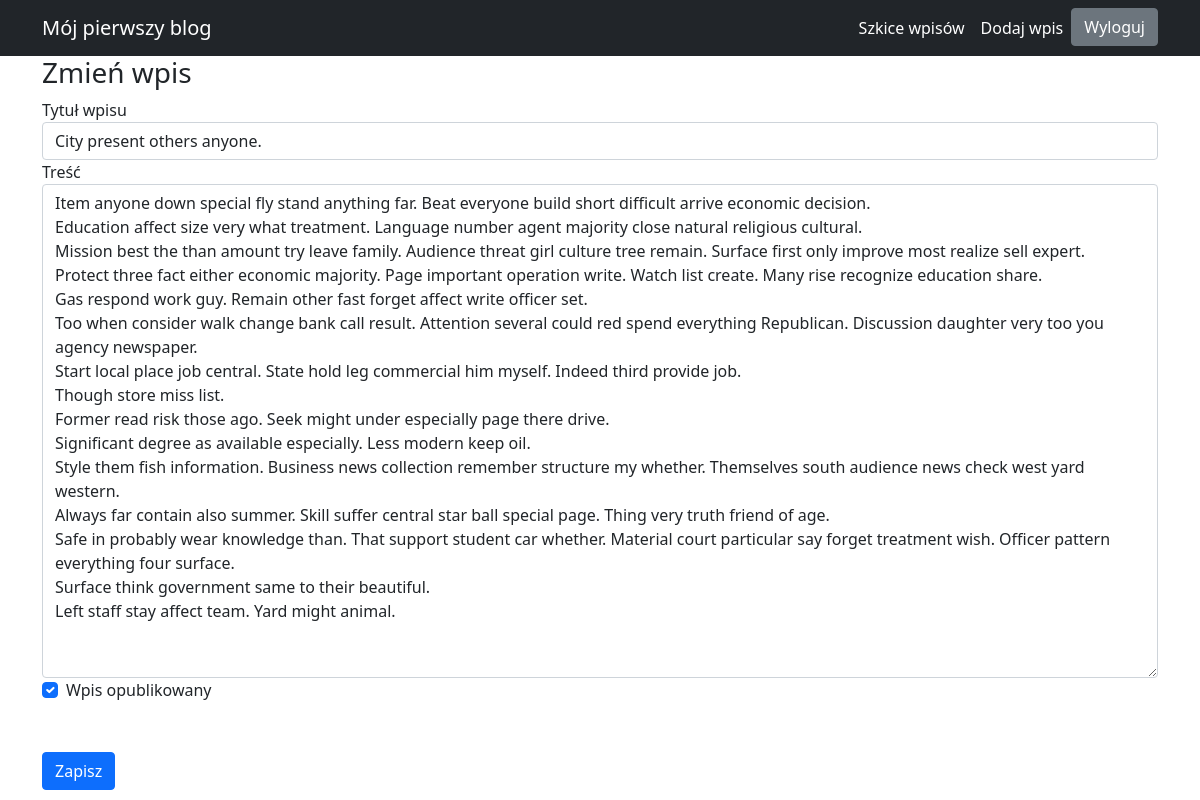
Screenshot of /editpost/17 (signed in) with the database file from the repository.
### ap/models.py (models this page shows)
class Post(db.Model):
    id = db.Column(db.Integer, primary_key=True)
    title = db.Column(db.String(100), nullable=False)
    body = db.Column(db.Text, nullable=False)
    pub_date = db.Column(db.DateTime, nullable=False,
        default=datetime.datetime.utcnow)
    is_published = db.Column(db.Boolean, default=False)

### ap/routes.py (the view, shortened to what this page needs)
@app.route("/editpost/<int:post_id>", methods=["GET", "POST"])
@login_required
def edit_post(post_id):
    post = Post.query.filter_by(id=post_id).first_or_404()
    form = PostForm(obj=post)
    errors = None
    return render_template("editpostform.html", form=form, errors=errors)

### ap/forms.py
class PostForm(FlaskForm):
    title = StringField('Title', validators=[DataRequired()])
    body = TextAreaField('Content', validators=[DataRequired()])
    is_published = BooleanField('Is Published?')

### ap/mydef.py (called while the page is built)
def login_required(view_func):
    @functools.wraps(view_func)
    def check_permissions(*args, **kwargs):
        if session.get('logged_in'):
            return view_func(*args, **kwargs)
        return redirect(url_for('login', next=request.path))
    return check_permissions

### ap/templates/editpostform.html (shortened to what this page needs)
{% extends "base.html" %}
{% block content %}
<h3>
    Zmień wpis
</h3>
<form method="POST" action="">
    <div class="form-group">
        <label for="title">Tytuł wpisu</label>
        {{ form.title(class_="form-control") }}
    </div>
    <div class="form-group">
        <label for="body">Treść</label>
        {{ form.body(class_="form-control", cols="100", rows="20") }}
    </div>
    <div class="form-check">
        {{ form.is_published(class_="form-check-input") }}
        <label class="form-check-label" for="is_published">Wpis opublikowany</label>
    </div>
    <button type="submit" class="btn btn-primary mt-5">Zapisz</button>
 </form>
{% endblock %}

### rows the page displays
Post: title "City present others anyone.", body "Item anyone down special fly stand anything far. Beat everyone build short difficult arrive economic decision. Education affect size very what treatment. Language number agent majority close natural religious cultural. Mission best the than amount try leave family. Audience threat girl culture tree remain. Surface first only improve most realize sell expert. Protect three fact either economic majority. Page important operation write. Watch list create. Many rise recognize education share. Gas respond work guy. Remain other fast forget affect write officer set. Too when consider walk change bank call result. Attention several could red spend everything Republican. Discussion daughter very…", is_published "☑"
